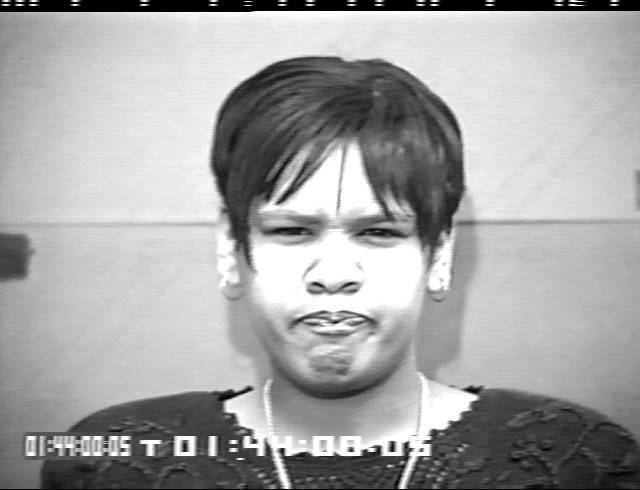
#> input picture data/test/anger/S042_004_00000020.png, 640 x 490 px; its folder holds only this picture in this run
$ python face_detect.py
#> lines starting #> are read from the running program, lines starting #| are printed output that depends on the picture
import numpy as np
import cv2
import os
import shutil

if __name__ == '__main__':
    data_dir = '../data/test'
    face_dir = '../face_data/test'

    face_cascade = cv2.CascadeClassifier('../classifier/haarcascade_frontalface_default.xml')

    for directory in os.listdir(data_dir):
        if directory[0] != '.':
            if not os.path.exists(os.path.join(face_dir, directory)):
                os.mkdir(os.path.join(face_dir, directory))
            for img in os.listdir(os.path.join(data_dir, directory)):
                if img[0] != '.':
                    orig = cv2.imread(os.path.join(data_dir, directory, img))
#> orig is the input picture: shape (490, 640, 3); min 0, max 255, mean 165.1
                    orig = cv2.cvtColor(orig, cv2.COLOR_BGR2GRAY)
#> orig: shape (490, 640)
                    faces = face_cascade.detectMultiScale(orig, 1.3, 5)
#> faces = [[228, 154, 204, 204]]
                    if len(faces) > 0:
                        (x, y, w, h) = faces[0]
#> x = 228; y = 154; w = 204; h = 204
                        max_area_face = faces[0]
#> max_area_face = [228, 154, 204, 204]
                        for face in faces:
                            if face[2] * face[3] > max_area_face[2] * max_area_face[3]:
                                max_area_face = face
#> this loop made 1 pass
                        face = max_area_face
#> face = [228, 154, 204, 204]

                        # extract ROI of face
                        image = orig[face[1]:(face[1] + face[2]), face[0]:(face[0] + face[3])]
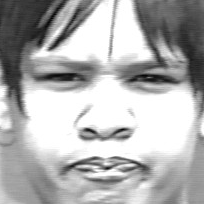
#> image: shape (204, 204); min 2, max 255, mean 175.7

                        try:
                            # resize the image so that it can be passed to the neural network
                            image = cv2.resize(image, (48,48))
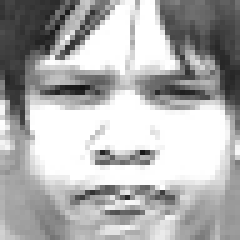
#> image: shape (48, 48) (shown 5 times larger); min 18, max 255, mean 175.2
                            cv2.imwrite(os.path.join(face_dir, directory, img), image)
                        except Exception:
                            print("----->Problem during resize")
#> pass 2 of the loop `for directory in os.listdir(data_dir):`:
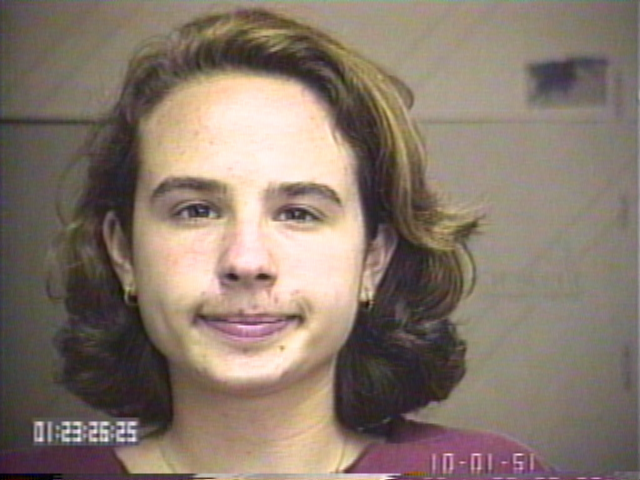
#> input picture data/test/contempt/S151_002_00000029.png, 640 x 480 px
#> orig is the input picture: shape (480, 640, 3); mean B, G, R 108.1, 120.4, 135.7
#> `orig = cv2.cvtColor(orig, cv2.COLOR_BGR2GRAY)`:
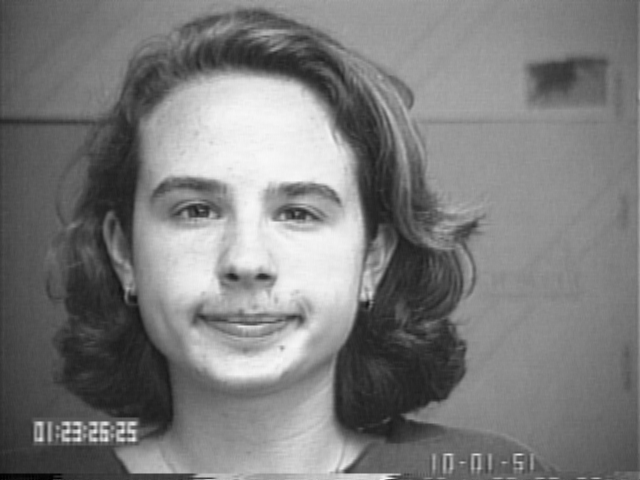
#> orig: shape (480, 640); min 1, max 248, mean 123.6
#> faces = [[90, 90, 311, 311]]
#> x = 90; w = 311
#> max_area_face = [90, 90, 311, 311]
#> the loop `for face in faces:` made 1 pass
#> `image = cv2.resize(image, (48,48))`:
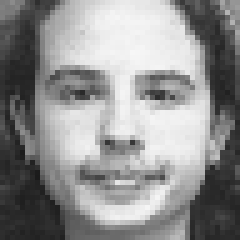
#> image: shape (48, 48) (shown 5 times larger); min 27, max 247, mean 143.2
#> pass 3 of the loop `for directory in os.listdir(data_dir):`:
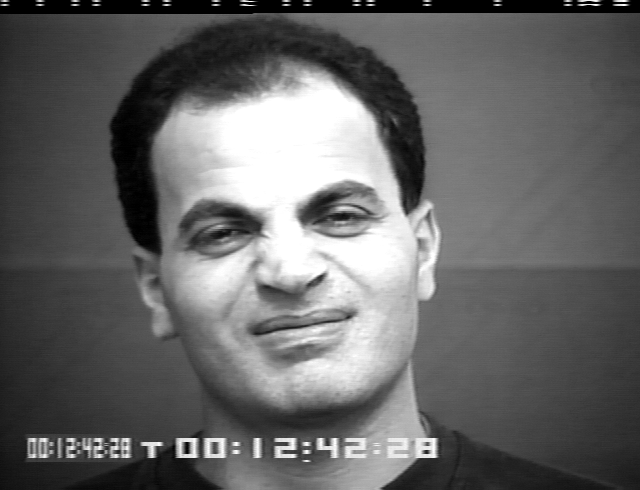
#> input picture data/test/disgust/S062_005_00000029.png, 640 x 490 px
#> orig is the input picture: shape (490, 640, 3); min 0, max 255, mean 101.5
#> orig: shape (490, 640)
#> faces = [[129, 102, 312, 312]]
#> x = 129; y = 102; w = 312
#> max_area_face = [129, 102, 312, 312]
#> the loop `for face in faces:` made 1 pass
#> `image = orig[face[1]:(face[1] + face[2]), face[0]:(face[0] + face[3])]`:
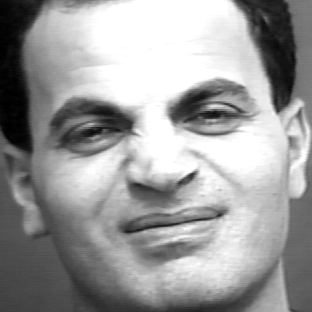
#> image: shape (312, 312); min 0, max 255, mean 155.4
#> `image = cv2.resize(image, (48,48))`:
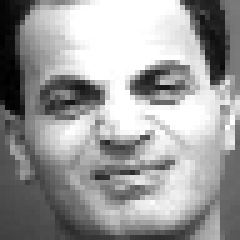
#> image: shape (48, 48) (shown 5 times larger); min 0, max 255, mean 155.4
